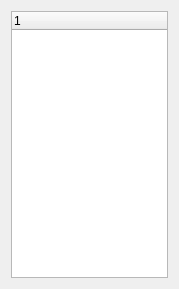
<?xml version="1.0" encoding="UTF-8"?>
<ui version="4.0">
 <class>TablesWidget</class>
 <widget class="QWidget" name="TablesWidget">
  <property name="geometry">
   <rect>
    <x>0</x>
    <y>0</y>
    <width>179</width>
    <height>289</height>
   </rect>
  </property>
  <property name="windowTitle">
   <string>Form</string>
  </property>
  <layout class="QVBoxLayout" name="verticalLayout">
   <item>
    <widget class="QTreeWidget" name="tableTree">
     <column>
      <property name="text">
       <string notr="true">1</string>
      </property>
     </column>
    </widget>
   </item>
  </layout>
 </widget>
 <resources/>
 <connections/>
</ui>
